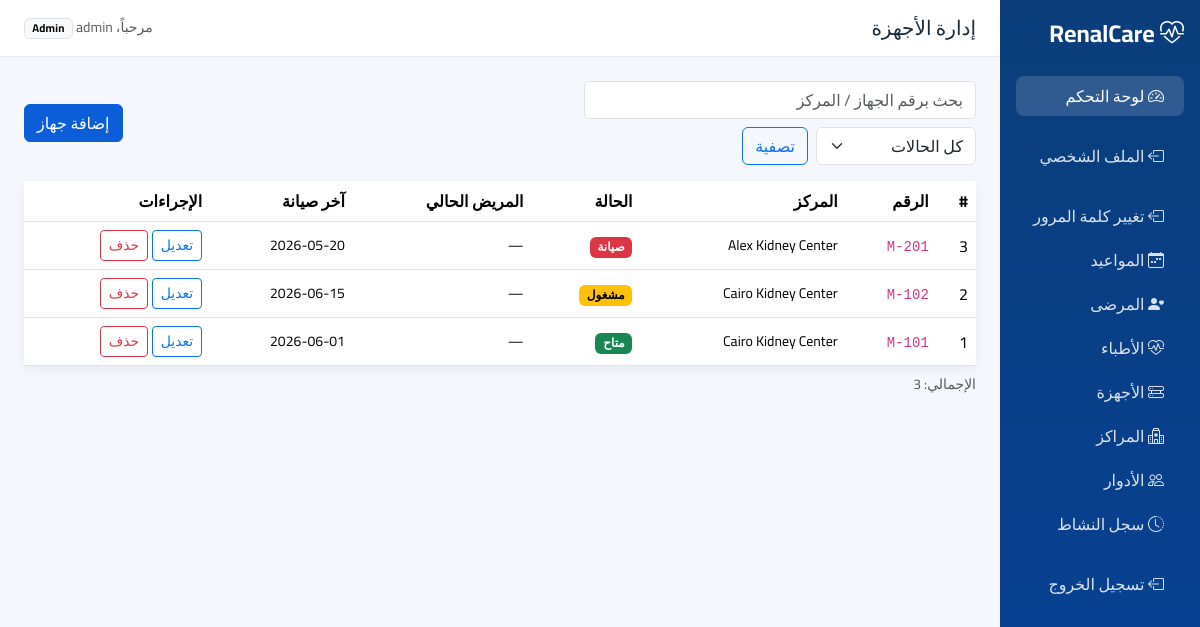
The page /admin-machines.php (signed in) on the database its author committed.
### tables this page shows
CREATE TABLE `machines` (
  `id` int(11) NOT NULL,
  `machine_number` varchar(20) DEFAULT NULL,
  `center_id` int(11) DEFAULT NULL,
  `status` enum('available','busy','maintenance') DEFAULT 'available',
  `last_maintenance` date DEFAULT NULL
);

CREATE TABLE `centers` (
  `id` int(11) NOT NULL,
  `name` varchar(100) DEFAULT NULL,
  `address` text DEFAULT NULL,
  `phone` varchar(20) DEFAULT NULL
);

### admin-machines.php (the view, shortened to what this page needs)
<?php
require_once("config/database.php");
$title = "إدارة الأجهزة";
$search = "";
$search_safe = mysqli_real_escape_string($conn, $search);
$query = "SELECT
machines.id,
machines.machine_number,
machines.status,
machines.last_maintenance,
centers.name AS center_name
FROM machines
LEFT JOIN centers
ON machines.center_id = centers.id
WHERE
(
machines.machine_number LIKE '%$search_safe%'
OR centers.name LIKE '%$search_safe%'
)";
$query .= " ORDER BY machines.id DESC";
$result = mysqli_query($conn, $query);
?>
<?php include "includes/head.php"; ?>
<body>
<div class="container-fluid">
<div class="row">
<?php include("includes/sidebar.php"); ?>
<main class="col-md-9 col-lg-10 p-0">
<?php include("includes/topbar.php"); ?>
<div class="p-4">
<div class="d-flex flex-wrap gap-2 justify-content-between align-items-center mb-3">
<form action="" method="get" class="d-flex flex-wrap gap-2">
<input
type="search"
name="search"
value="<?= htmlspecialchars($search); ?>"
class="form-control"
placeholder="بحث برقم الجهاز / المركز">
<select
name="status"
class="form-select"
style="max-width:10rem">
<option value="">كل الحالات</option>
</select>
<button
type="submit"
class="btn btn-outline-primary">
تصفية
</button>
</form>
<a
href="admin-machine-form.php"
class="btn btn-primary">
إضافة جهاز
</a>
</div>
<div class="card">
<div class="table-responsive">
<table class="table table-hover align-middle mb-0">
<thead>
<tr>
<th>#</th>
<th>الرقم</th>
<th>المركز</th>
<th>الحالة</th>
<th>المريض الحالي</th>
<th>آخر صيانة</th>
<th>الإجراءات</th>
</tr>
</thead>
<tbody>
<?php if (mysqli_num_rows($result) > 0): ?>
<?php while ($row = mysqli_fetch_assoc($result)): ?>
<tr>
<td>
<?= $row['id']; ?>
</td>
<td>
<code><?= htmlspecialchars($row['machine_number']); ?></code>
</td>
<td class="small">
<?= htmlspecialchars($row['center_name'] ?? '—'); ?>
</td>
<td>
<?php if ($row['status'] == "available"): ?>
<span class="badge text-bg-success">
متاح
</span>
<?php elseif ($row['status'] == "busy"): ?>
<span class="badge text-bg-warning">
مشغول
</span>
<?php else: ?>
<span class="badge text-bg-danger">
صيانة
</span>
<?php endif; ?>
</td>
<td class="small">
—
</td>
<td class="small">
<?= !empty($row['last_maintenance'])
    ? htmlspecialchars($row['last_maintenance'])
    : '—'; ?>
</td>
<td class="text-nowrap">
<a
href="admin-machine-form.php?id=<?= $row['id']; ?>"
class="btn btn-sm btn-outline-primary">
تعديل
</a>
<a
href="admin-machine-delete.php?id=<?= $row['id']; ?>"
class="btn btn-sm btn-outline-danger"
onclick="return confirm('هل أنت متأكد من حذف الجهاز؟');">
حذف
</a>
</td>
</tr>
<?php endwhile; ?>
<?php endif; ?>
</tbody>
</table>
</div>
</div>
<p class="small text-muted mt-2">
الإجمالي: <?= mysqli_num_rows($result); ?>
</p>
</div>
</main>
</div>
</div>
</body>
</html>

### includes/head.php (shortened to what this page needs)
<!DOCTYPE html>
<html lang="ar" dir="rtl">
<head>
  <link rel="stylesheet" href="https://cdn.jsdelivr.net/npm/bootstrap@5.3.3/dist/css/bootstrap.rtl.min.css">
  <link rel="stylesheet" href="https://cdn.jsdelivr.net/npm/bootstrap-icons@1.11.3/font/bootstrap-icons.min.css">
  <link rel="stylesheet" href="assets/css/app.css">
  <link rel="stylesheet" href="assets/css/site-extra.css">
</head>

### includes/sidebar.php
<aside id="sidebar" class="col-md-3 col-lg-2 kc-sidebar p-3">
    <div class="kc-brand mb-4 fs-4">
        <i class="bi bi-heart-pulse"></i>
        RenalCare
    </div>
    <nav class="nav flex-column gap-1">
        <a href="admin-dashboard.php" class="nav-link active">
            <i class="bi bi-speedometer2 ms-1"></i>
            لوحة التحكم
        </a>
         <a href="profile.php" class="nav-link mt-3">
            <i class="bi bi-box-arrow-left ms-1"></i>
            الملف الشخصي
        </a>
        <a href="change-password.php" class="nav-link mt-3">
            <i class="bi bi-box-arrow-left ms-1"></i>
           تغيير كلمة المرور
        </a>
        <a href="admin-appointments.php" class="nav-link">
            <i class="bi bi-calendar-week ms-1"></i>
            المواعيد
        </a>
        <a href="admin-patients.php" class="nav-link">
            <i class="bi bi-person-heart ms-1"></i>
            المرضى
        </a>
        <a href="admin-doctors.php" class="nav-link">
            <i class="bi bi-heart-pulse ms-1"></i>
            الأطباء
        </a>
        <a href="admin-machines.php" class="nav-link">
            <i class="bi bi-hdd-rack ms-1"></i>
            الأجهزة
        </a>
        <a href="admin-centers.php" class="nav-link">
            <i class="bi bi-hospital ms-1"></i>
            المراكز
        </a>
        <a href="admin-roles.php" class="nav-link">
            <i class="bi bi-people ms-1"></i>
            الأدوار
        </a>
        <a href="admin-activity.php" class="nav-link">
            <i class="bi bi-clock-history ms-1"></i>
            سجل النشاط
        </a>
        <a href="logout.php" class="nav-link mt-3">
            <i class="bi bi-box-arrow-left ms-1"></i>
            تسجيل الخروج
        </a>
    </nav>
</aside>

### includes/topbar.php
<header id="topbar" class="kc-topbar px-4 py-3 d-flex justify-content-between align-items-center">
    <h1 class="h5 mb-0">
        <?= $title ?>
    </h1>
    <div class="text-muted small">
        مرحباً،
        <?= $_SESSION['user_name'] ?? "Admin"; ?>
        <span class="badge text-bg-light border kc-badge-role">
            Admin
        </span>
    </div>
</header>

### assets/css/app.css (style rules this page uses)
:root { --kc-primary: #0b5ed7; --kc-primary-dark: #084298; --kc-bg: #f4f7fb; --kc-sidebar: #0a3d7a; --kc-card: #ffffff; --kc-text: #1a2b3c; --kc-muted: #6c757d; }
body { font-family: "Cairo", system-ui, sans-serif; background: var(--kc-bg); color: var(--kc-text); }
.kc-sidebar { background: linear-gradient(180deg, var(--kc-sidebar), var(--kc-primary-dark)); min-height: 100vh; }
.kc-sidebar .nav-link { color: rgba(255, 255, 255, 0.85); border-radius: 0.5rem; text-decoration: none; }
.kc-sidebar .nav-link:hover, .kc-sidebar .nav-link.active { background: rgba(255, 255, 255, 0.15); color: #fff; }
.kc-brand { font-weight: 700; color: #fff; }
.kc-topbar { background: var(--kc-card); border-bottom: 1px solid #e6edf5; }
.card { border: 0; box-shadow: 0 0.25rem 0.75rem rgba(10, 61, 122, 0.06); }
.btn-primary { background-color: var(--kc-primary); border-color: var(--kc-primary); }

### assets/css/site-extra.css (style rules this page uses)
.kc-topbar h1 { color: var(--kc-text); }
.kc-badge-role { font-size: .7rem; letter-spacing: .02em; }
.table td, .table th { vertical-align: middle; }

### rows shown on the page
machines: id "3", machine_number "M-201", center.name "Alex Kidney Center", status "صيانة", last_maintenance "2026-05-20"
machines: id "2", machine_number "M-102", center.name "Cairo Kidney Center", status "مشغول", last_maintenance "2026-06-15"
machines: id "1", machine_number "M-101", center.name "Cairo Kidney Center", status "متاح", last_maintenance "2026-06-01"

### other values the page prints
$title "إدارة الأجهزة"
$_SESSION['user_name'] "admin"
mysqli_num_rows($result) "3"
